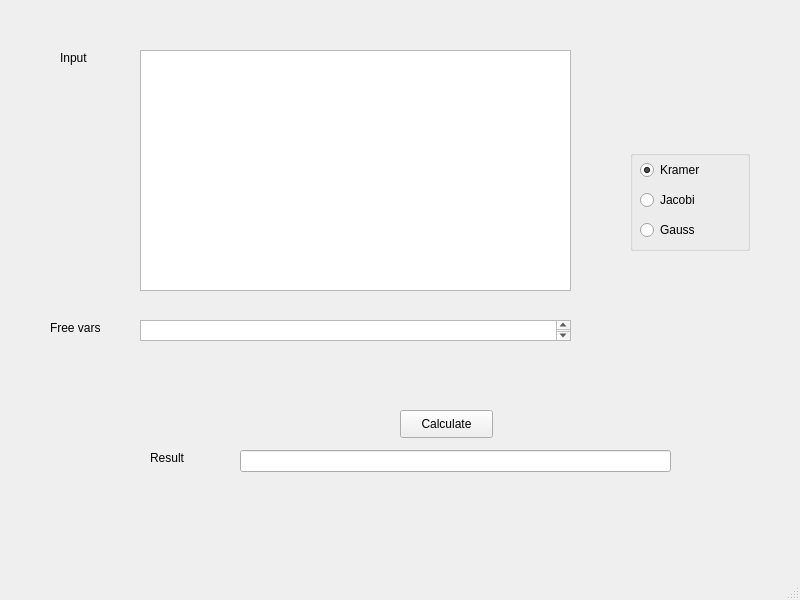
<?xml version="1.0" encoding="UTF-8"?>
<ui version="4.0">
 <class>MainWindow</class>
 <widget class="QMainWindow" name="MainWindow">
  <property name="geometry">
   <rect>
    <x>0</x>
    <y>0</y>
    <width>800</width>
    <height>600</height>
   </rect>
  </property>
  <property name="windowTitle">
   <string>MainWindow</string>
  </property>
  <widget class="QWidget" name="centralwidget">
   <widget class="QPlainTextEdit" name="input">
    <property name="geometry">
     <rect>
      <x>140</x>
      <y>50</y>
      <width>431</width>
      <height>241</height>
     </rect>
    </property>
   </widget>
   <widget class="QLineEdit" name="result">
    <property name="geometry">
     <rect>
      <x>240</x>
      <y>450</y>
      <width>431</width>
      <height>22</height>
     </rect>
    </property>
   </widget>
   <widget class="QLabel" name="label">
    <property name="geometry">
     <rect>
      <x>150</x>
      <y>450</y>
      <width>55</width>
      <height>16</height>
     </rect>
    </property>
    <property name="text">
     <string>Result</string>
    </property>
   </widget>
   <widget class="QLabel" name="label_2">
    <property name="geometry">
     <rect>
      <x>60</x>
      <y>50</y>
      <width>55</width>
      <height>16</height>
     </rect>
    </property>
    <property name="text">
     <string>Input</string>
    </property>
   </widget>
   <widget class="QPushButton" name="calculate">
    <property name="geometry">
     <rect>
      <x>400</x>
      <y>410</y>
      <width>93</width>
      <height>28</height>
     </rect>
    </property>
    <property name="text">
     <string>Calculate</string>
    </property>
   </widget>
   <widget class="QLabel" name="label_3">
    <property name="geometry">
     <rect>
      <x>50</x>
      <y>320</y>
      <width>55</width>
      <height>16</height>
     </rect>
    </property>
    <property name="text">
     <string>Free vars</string>
    </property>
   </widget>
   <widget class="QPlainTextEdit" name="freeVars">
    <property name="geometry">
     <rect>
      <x>140</x>
      <y>320</y>
      <width>431</width>
      <height>21</height>
     </rect>
    </property>
   </widget>
   <widget class="QGroupBox" name="groupBox">
    <property name="geometry">
     <rect>
      <x>630</x>
      <y>150</y>
      <width>120</width>
      <height>101</height>
     </rect>
    </property>
    <property name="title">
     <string/>
    </property>
    <widget class="QRadioButton" name="radioButton">
     <property name="geometry">
      <rect>
       <x>10</x>
       <y>10</y>
       <width>95</width>
       <height>20</height>
      </rect>
     </property>
     <property name="text">
      <string>Kramer</string>
     </property>
     <property name="checked">
      <bool>true</bool>
     </property>
    </widget>
    <widget class="QRadioButton" name="radioButton_2">
     <property name="geometry">
      <rect>
       <x>10</x>
       <y>40</y>
       <width>95</width>
       <height>20</height>
      </rect>
     </property>
     <property name="text">
      <string>Jacobi</string>
     </property>
    </widget>
    <widget class="QRadioButton" name="radioButton_3">
     <property name="geometry">
      <rect>
       <x>10</x>
       <y>70</y>
       <width>95</width>
       <height>20</height>
      </rect>
     </property>
     <property name="text">
      <string>Gauss</string>
     </property>
    </widget>
   </widget>
  </widget>
  <widget class="QMenuBar" name="menubar">
   <property name="geometry">
    <rect>
     <x>0</x>
     <y>0</y>
     <width>800</width>
     <height>26</height>
    </rect>
   </property>
  </widget>
  <widget class="QStatusBar" name="statusbar"/>
 </widget>
 <resources/>
 <connections/>
</ui>
